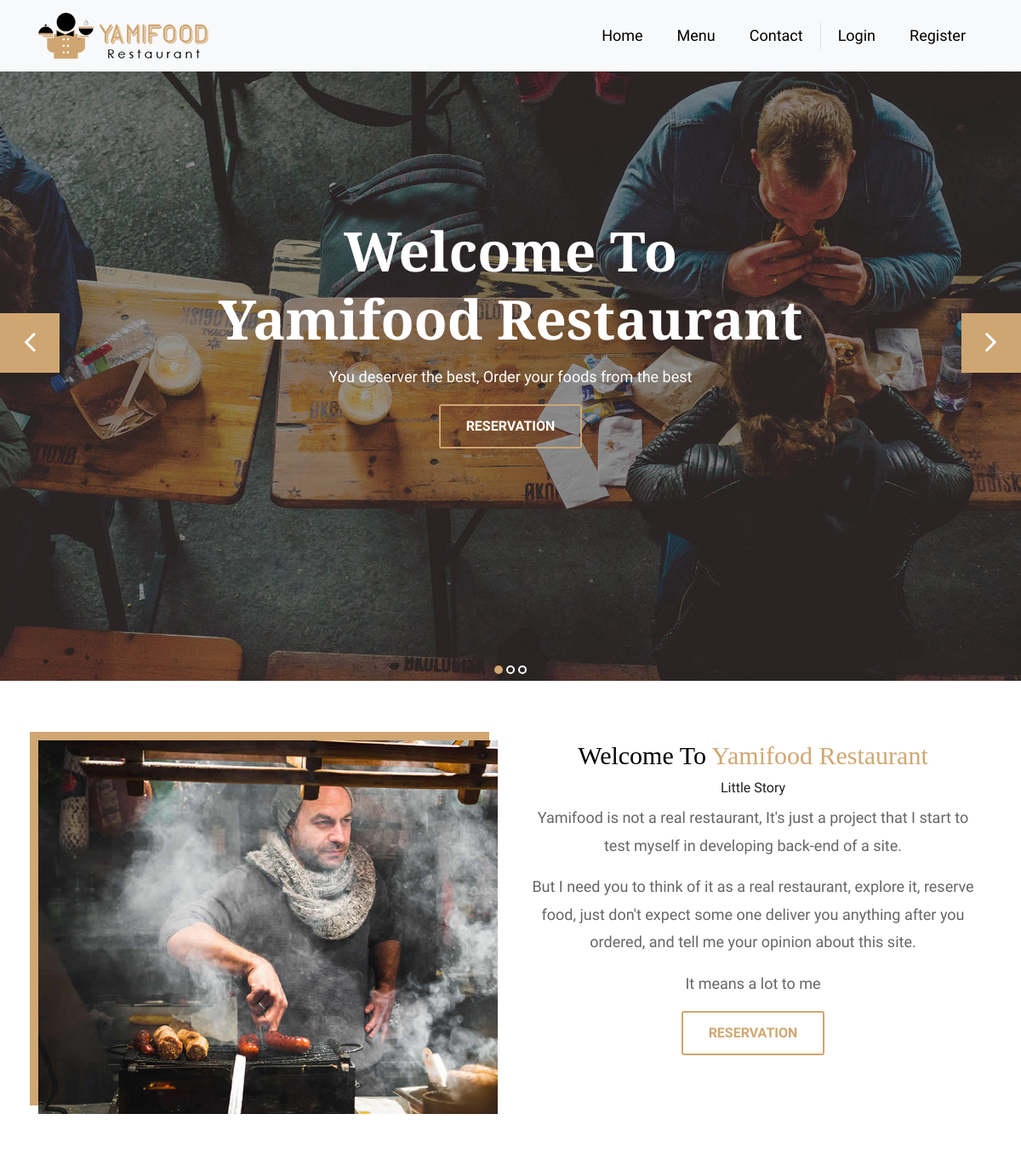
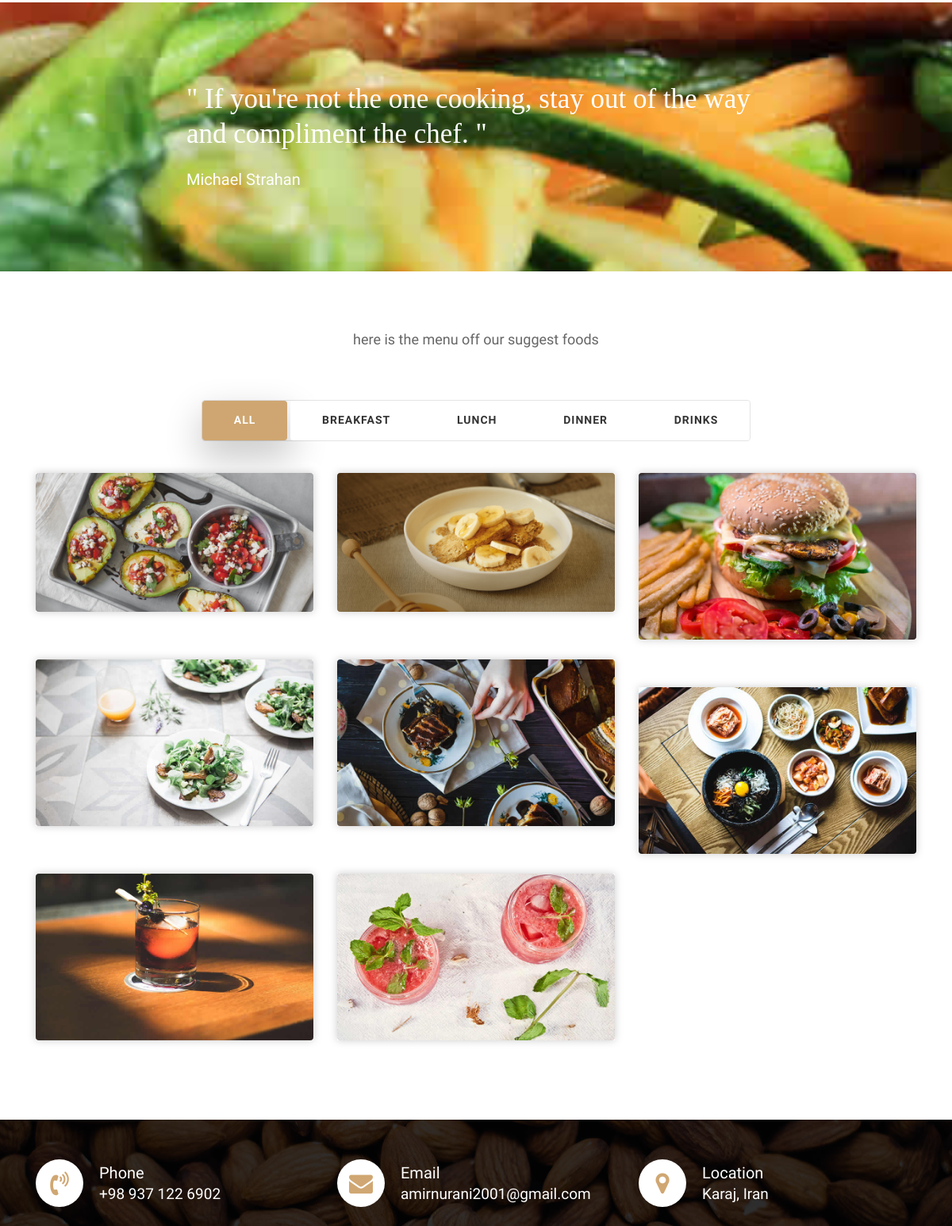
The page / on the database its author committed (2 pictures, top to bottom).
### foods/models.py (models this page shows, shortened)
class Category(models.Model):
    name = models.CharField(max_length=50)
    def __str__(self) -> str:
        return self.name

class Food(models.Model):
    name = models.CharField(max_length= 200)
    description = models.CharField(max_length=500)
    price = models.FloatField()
    photo_food = models.ImageField(upload_to = 'foods/')
    category = models.ForeignKey(Category, on_delete=models.SET_NULL, related_name="category", null=True)
    is_suggested = models.BooleanField(default=False)

### foods/views.py (the view)
# urls.py: path('', views.index, name = 'index'),
def index(request):
    is_suggested = True
    food_list = Food.objects.filter(is_suggested = is_suggested).order_by('category')
    categorys = Category.objects.all()
    context = {
        'foods_list': food_list,
        'categorys': categorys,
        'is_suggested': is_suggested
    }
    return render(request, 'foods/index.html', context)

### templates/foods/index.html
{% extends 'base.html' %}
{% load static %}
	{% block content %}
	{% include 'foods/slides.html' %}
	{% include 'foods/about.html' %}
	{% include 'foods/quote.html' %}
	{% include 'menu/menu.html' %}
	{% endblock content %}

### templates/base.html (shortened to what this page needs)
{% load static %}
<!DOCTYPE html>
<html lang="en">
<head>
    <link rel="stylesheet" href="{% static 'css/bootstrap.min.css' %}">
    <link rel="stylesheet" href="{% static 'css/style.css' %}">
    <link rel="stylesheet" href="{% static 'css/responsive.css' %}">
    <link rel="stylesheet" href="{% static 'css/custom.css' %}">
</head>
<body>
    {% include 'partials/_header.html' %}
    {% block content %}
    {% endblock content %}
	{% include 'partials/_footer.html' %}
</body>
</html>

### templates/partials/_header.html
{% load static %}
<header class="top-navbar">
    <nav class="navbar navbar-expand-lg navbar-light bg-light">
        <div class="container">
            <img src="{% static 'images/logo.png' %}" alt="" />
            <div class="collapse navbar-collapse" id="navbars-rs-food">
                <ul class="navbar-nav ml-auto">
                    <li class="nav-item"><a class="nav-link" href="{% url 'foods:index' %}">Home</a></li>
                    <li class="nav-item"><a class="nav-link" href="{% url 'menu:menu' %}">Menu</a></li>
                    <li class="nav-item"><a class="nav-link" href="{% url 'contact:contact' %}">Contact</a></li>
                    {% if request.user.is_authenticated %}
                        <li class="nav-item border-left"><a class="nav-link">{{request.user}}</a></li>
                        <li class="nav-item"><a class="nav-link" href="{% url 'login:logout' %}">Logout</a></li>
                    {% else %}
                        <li class="nav-item border-left"><a class="nav-link" href="{% url 'login:login' %}">Login</a></li>
                        <li class="nav-item"><a class="nav-link" href="{% url 'login:register' %}">Register</a></li>
                    {% endif %}
                </ul>
            </div>
        </div>
    </nav>
</header>

### templates/foods/slides.html (shortened to what this page needs)
{% load static %}
<div id="slides" class="cover-slides">
        <ul class="slides-container">
            <li class="text-center">
                <img src="{% static 'images/slider-01.jpg' %}" alt="">
                <div class="container">
                    <div class="row">
                        <div class="col-md-12">
                            <h1 class="m-b-20"><strong>Welcome To <br> Yamifood Restaurant</strong></h1>
                            <p class="m-b-40">You deserver the best, Order your foods from the best</p>
                            <p><a class="btn btn-lg btn-circle btn-outline-new-white" href="{% url 'reservation:reserve' %}">Reservation</a></p>
                        </div>
                    </div>
                </div>
            </li>
        </ul>
        <div class="slides-navigation">
            <a href="#" class="next"><i class="fa fa-angle-right" aria-hidden="true"></i></a>
            <a href="#" class="prev"><i class="fa fa-angle-left" aria-hidden="true"></i></a>
        </div>
</div>

### templates/foods/about.html
{% load static %}
<div class="about-section-box">
    <div class="container">
        <div class="row">
            <div class="col-lg-6 col-md-6 col-sm-12">
                <img src="{% static 'images/about-img.jpg' %}" alt="" class="img-fluid">
            </div>
            <div class="col-lg-6 col-md-6 col-sm-12 text-center">
                <div class="inner-column">
                    <h1>Welcome To <span>Yamifood Restaurant</span></h1>
                    <h4>Little Story</h4>
                    <p>Yamifood is not a real restaurant, It's just a project that I start to test myself in developing back-end of a site.</p>
                    <p>But I need you to think of it as a real restaurant, explore it, reserve food, just don't expect some one deliver you anything after you ordered, and tell me your opinion about this site.</p>
                    <p>It means a lot to me</p>
                    <a class="btn btn-lg btn-circle btn-outline-new-white" href="{% url 'reservation:reserve' %}">Reservation</a>
                </div>
            </div>
        </div>
    </div>
</div>

### templates/foods/quote.html
<div class="qt-box qt-background">
    <div class="container">
        <div class="row">
            <div class="col-md-8 ml-auto mr-auto text-left">
                <p class="lead ">
                    " If you're not the one cooking, stay out of the way and compliment the chef. "
                </p>
                <span class="lead">Michael Strahan</span>
            </div>
        </div>
    </div>
</div>

### templates/menu/menu.html (shortened to what this page needs)
<div class="menu-box">
	<div class="container">
		<div class="row">
			<div class="col-lg-12">
				<div class="heading-title text-center">
					{% if is_suggested == True %}
						<p>here is the menu off our suggest foods</p>
					{% else %}
						<p>here is the menu off our all foods</p>
					{% endif %}
				</div>
			</div>
		</div>
		<div class="row">
			<div class="col-lg-12">
				<div class="special-menu text-center">
					<div class="button-group filter-button-group">
						<button class="active">All</button>
						{% for category in categorys %}
							<button data-filter=".{{category}}">{{category}}</button>
						{% endfor %}
					</div>
				</div>
			</div>
		</div>
		<div class="row special-list">
			{% for food in foods_list %}
				<div class="col-lg-4 col-md-6 special-grid {{food.category}}">
					<div class="gallery-single fix">
						<img src="{{ food.photo_food.url }}" class="img-fluid rounded" alt="Image">
					</div>
				</div>
			{% endfor %}
		</div>
	</div>
</div>

### templates/partials/_footer.html (shortened to what this page needs)
<div class="contact-imfo-box footer-area bg-f">
    <div class="container">
        <div class="row">
            <div class="col-md-4">
                <i class="fa fa-volume-control-phone"></i>
                <div class="overflow-hidden">
                    <h4>Phone</h4>
                    <p class="lead" id="phone"></p>
                </div>
            </div>
            <div class="col-md-4">
                <i class="fa fa-envelope"></i>
                <div class="overflow-hidden">
                    <h4>Email</h4>
                    <p class="lead" id="email-address">
                    </p>
                </div>
            </div>
            <div class="col-md-4">
                <i class="fa fa-map-marker"></i>
                <div class="overflow-hidden">
                    <h4>Location</h4>
                    <p class="lead" id="location"></p>
                </div>
            </div>
        </div>
    </div>
</div>

### static/css/superslides.css (style rules this page uses)
#slides { position: relative; }
#slides .slides-container { display: none; }
.slides-navigation { margin: 0 auto; position: absolute; z-index: 3; top: 46%; width: 100%; }
.slides-navigation a { position: absolute; display: block; }
.slides-navigation a.prev { left: 0; }
.slides-navigation a.next { right: 0; }

### rows shown on the page
Category: name "BREAKFAST"
Category: name "LUNCH"
Category: name "DINNER"
Category: name "DRINKS"
Food: photo_food (picture)
Food: photo_food (picture)
Food: photo_food (picture)
Food: photo_food (picture)
Food: photo_food (picture)
Food: photo_food (picture)
Food: photo_food (picture)
Food: photo_food (picture)
